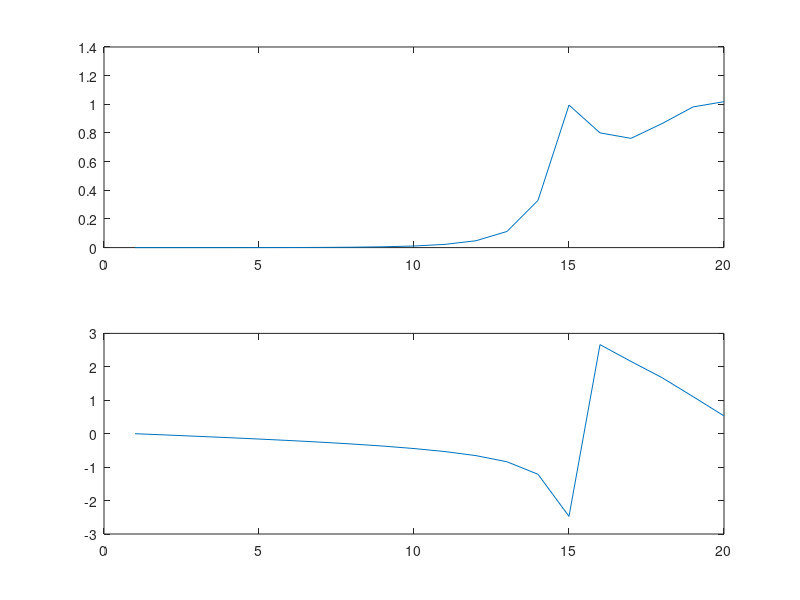

This figure's MATLAB source:
num=[0.008,-0.033,0.05,-0.033,0.008];
den=[1,2.37,2.7,1.6,0.4];
w=20;
x=freqz(num,den,w);
subplot(2,1,1);
plot(abs(x));
subplot(2,1,2);
plot(angle(x));
% Eutai report banauney 
% mcq ma 100% lab ma j gareko tei aauney
%  tei vara code ekchoti sarara herera aauney 
